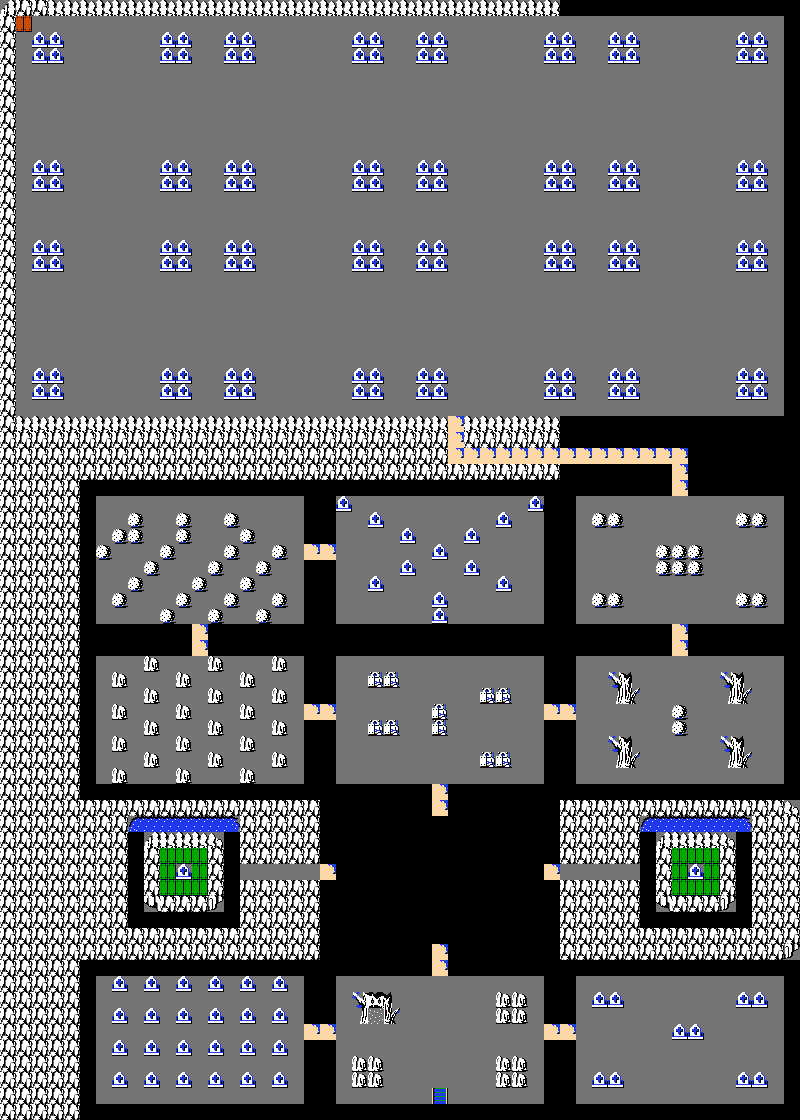

The image is a tile-based game level rendered from a .tmx file. Its description and source (layers, tilesets, objects; grid data summarised) follow:
An orthogonal 50x70 tile map with 16x16 px tiles, 1 tile layer (Tile Layer 1).

<map version="1.0" orientation="orthogonal" renderorder="right-down" width="50" height="70" tilewidth="16" tileheight="16" nextobjectid="1">
 <tileset firstgid="1" name="maptiles" tilewidth="16" tileheight="16" spacing="1" margin="1" tilecount="144" columns="18">
  <image source="HH3/data/maptiles.png" width="307" height="137" />
 </tileset>
 <layer name="Tile Layer 1" width="50" height="70">
  <data>[3500 cells, 3500 non-empty, 32 distinct tile ids]</data>
 </layer>
</map>